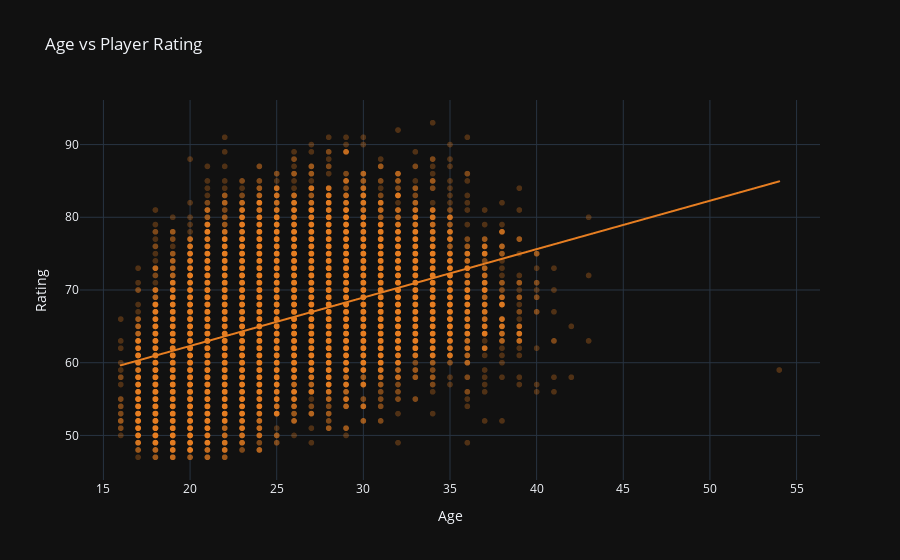

Write notebook code for a chart like this one.
### Code cell
fig8 = px.scatter(
    df,
    x='age',
    y='overall',
    title='Age vs Player Rating',
    labels={'age': 'Age', 'overall': 'Rating'},
    trendline='ols',  # Changed from 'lowess' to 'ols' (linear trend)
    opacity=0.3,
    color_discrete_sequence=['#e67e22']
)
fig8.show()

### Figure 1 — Plotly figure (JSON) as saved in the notebook; plotly's stock layout.template omitted (floating-point values rounded to 4 significant figures; data arrays with more than 128 entries replaced by an {"elided": "..."} marker saying what was removed)
{"data": [{"hovertemplate": "Age=%{x}<br>Rating=%{y}<extra></extra>", "legendgroup": "", "marker": {"color": "#e67e22", "opacity": 0.3, "symbol": "circle"}, "mode": "markers", "name": "", "showlegend": false, "x": {"elided": "19239 int values"}, "xaxis": "x", "y": {"elided": "19239 int values"}, "yaxis": "y", "type": "scattergl"}, {"hovertemplate": "<b>OLS trendline</b><br>overall = 0.665748 * age + 48.9881<br>R<sup>2</sup>=0.211095<br><br>Age=%{x}<br>Rating=%{y} <b>(trend)</b><extra></extra>", "legendgroup": "", "marker": {"color": "#e67e22", "symbol": "circle"}, "mode": "lines", "name": "", "showlegend": false, "x": {"elided": "19239 int values"}, "xaxis": "x", "y": {"elided": "19239 float values"}, "yaxis": "y", "type": "scattergl"}], "layout": {"xaxis": {"anchor": "y", "domain": [0.0, 1.0], "title": {"text": "Age"}}, "yaxis": {"anchor": "x", "domain": [0.0, 1.0], "title": {"text": "Rating"}}, "legend": {"tracegroupgap": 0}, "title": {"text": "Age vs Player Rating"}}}
